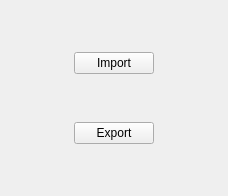
<?xml version="1.0" encoding="UTF-8"?>
<ui version="4.0">
 <class>ServiceUpdates::CDataManagement</class>
 <widget class="QWidget" name="ServiceUpdates::CDataManagement">
  <property name="geometry">
   <rect>
    <x>0</x>
    <y>0</y>
    <width>228</width>
    <height>196</height>
   </rect>
  </property>
  <property name="windowTitle">
   <string>Form</string>
  </property>
  <layout class="QGridLayout" name="gridLayout">
   <item row="0" column="0">
    <layout class="QVBoxLayout" name="verticalLayout">
     <item>
      <spacer name="verticalSpacer_3">
       <property name="orientation">
        <enum>Qt::Vertical</enum>
       </property>
       <property name="sizeHint" stdset="0">
        <size>
         <width>20</width>
         <height>18</height>
        </size>
       </property>
      </spacer>
     </item>
     <item>
      <layout class="QHBoxLayout" name="horizontalLayout">
       <item>
        <spacer name="horizontalSpacer">
         <property name="orientation">
          <enum>Qt::Horizontal</enum>
         </property>
         <property name="sizeHint" stdset="0">
          <size>
           <width>40</width>
           <height>20</height>
          </size>
         </property>
        </spacer>
       </item>
       <item>
        <widget class="QPushButton" name="importBtn">
         <property name="text">
          <string>Import</string>
         </property>
        </widget>
       </item>
       <item>
        <spacer name="horizontalSpacer_2">
         <property name="orientation">
          <enum>Qt::Horizontal</enum>
         </property>
         <property name="sizeHint" stdset="0">
          <size>
           <width>40</width>
           <height>20</height>
          </size>
         </property>
        </spacer>
       </item>
      </layout>
     </item>
     <item>
      <spacer name="verticalSpacer">
       <property name="orientation">
        <enum>Qt::Vertical</enum>
       </property>
       <property name="sizeHint" stdset="0">
        <size>
         <width>20</width>
         <height>28</height>
        </size>
       </property>
      </spacer>
     </item>
     <item>
      <layout class="QHBoxLayout" name="horizontalLayout_2">
       <item>
        <spacer name="horizontalSpacer_3">
         <property name="orientation">
          <enum>Qt::Horizontal</enum>
         </property>
         <property name="sizeHint" stdset="0">
          <size>
           <width>40</width>
           <height>20</height>
          </size>
         </property>
        </spacer>
       </item>
       <item>
        <widget class="QPushButton" name="exportBtn">
         <property name="text">
          <string>Export</string>
         </property>
        </widget>
       </item>
       <item>
        <spacer name="horizontalSpacer_4">
         <property name="orientation">
          <enum>Qt::Horizontal</enum>
         </property>
         <property name="sizeHint" stdset="0">
          <size>
           <width>40</width>
           <height>20</height>
          </size>
         </property>
        </spacer>
       </item>
      </layout>
     </item>
     <item>
      <spacer name="verticalSpacer_2">
       <property name="orientation">
        <enum>Qt::Vertical</enum>
       </property>
       <property name="sizeHint" stdset="0">
        <size>
         <width>20</width>
         <height>28</height>
        </size>
       </property>
      </spacer>
     </item>
    </layout>
   </item>
  </layout>
 </widget>
 <resources/>
 <connections/>
</ui>
